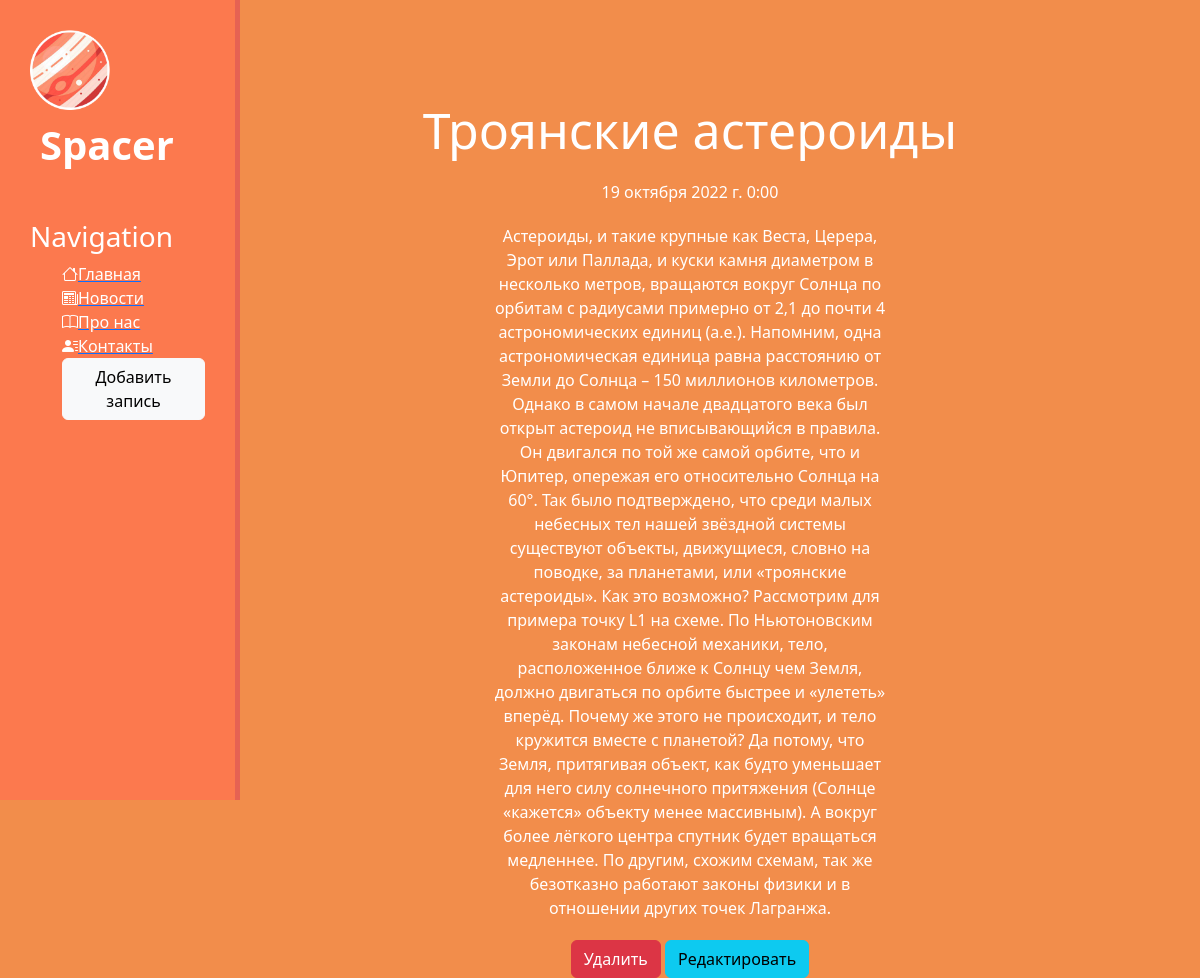
Screenshot of /news/7 with the database file from the repository.
### news/models.py (models this page shows, shortened)
class Articles(models.Model):
    title = models.CharField('Название', max_length=50)
    anons = models.CharField('Анонс' , max_length=250)
    full_text = models.TextField('Статья')
    date = models.DateTimeField('Дата публикации')
    class Meta:
        verbose_name = 'Новость'
        verbose_name_plural ='Новости'

### news/views.py (the view)
# urls.py: path('<int:pk>', views.NewsDetailView.as_view(), name = 'news-detail'),
class NewsDetailView(DetailView):
    model = Articles
    template_name = 'news/details_view.html'
    context_object_name = 'article'

### news/templates/news/details_view.html (shortened to what this page needs)
{% extends 'main/layout.html' %}
{% block content %}
<div class='features'>
    <h1>{{ article.title }}</h1>
    <p>{{ article.date }}</p>
    <p>{{ article.full_text }}</p>
    <a href="{% url 'news-delete' article.id %}" class="btn btn-danger">Удалить</a>
    <a href="{% url 'news-update' article.id %}" class="btn btn-info">Редактировать</a>
</div>
{% endblock %}

### main/static/main/css/main.css (style rules this page uses)
body { background: #F28D4B; }
main .features { float:left; color: #fff; margin-top: 100px; text-align: center; width: 75%; }
main .features h1 { font-size: 50px }
main .features p { max-width: 400px; margin: 20px auto }

### rows the page displays
Articles: title "Троянские астероиды", date "19 октября 2022 г. 0:00", full_text "Астероиды, и такие крупные как Веста, Церера, Эрот или Паллада, и куски камня диаметром в несколько метров, вращаются вокруг Солнца по орбитам с радиусами примерно от 2,1 до почти 4 астрономических единиц (а.е.). Напомним, одна астрономическая единица равна расстоянию от Земли до Солнца – 150 миллионов километров. Однако в самом начале двадцатого века был открыт астероид не вписывающийся в правила. Он двигался по той же самой орбите, что и Юпитер, опережая его относительно Солнца на 60°. Так было подтверждено, что среди малых небесных тел нашей звёздной системы существуют объекты, движущиеся, словно на поводке, за планетами, или «троянские астероиды». Как это возможно? Рассмотрим для…"
